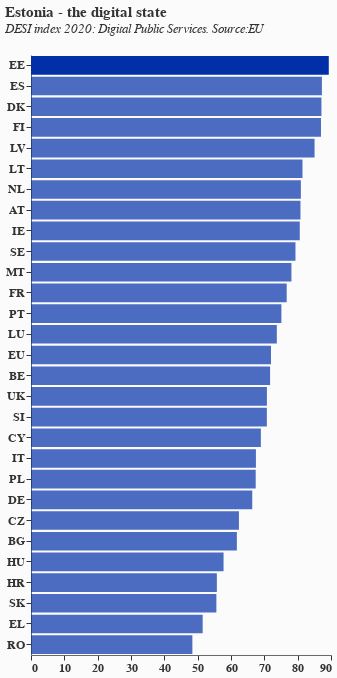

Write notebook code for a chart like this one.
### Code cell
# Working chart with Aceh aesthetics applied
chart_aceh_style = alt.Chart(filtered_data).mark_bar(
    color='#002fa7',  # Changed to blue
    strokeWidth=2
).properties(
    width=300,  # Aceh dimensions
    height=600,
    title=alt.TitleParams(
        text="Estonia - the digital state",
        fontSize=15,  # Increased font size
        subtitle=["DESI index 2020: Digital Public Services. Source:EU", ""],
        color="#333333",  # Changed to dark grey
        subtitleColor="#333333",
        subtitleFontStyle="italic",
        subtitleFontSize=13,  # Increased subtitle font size
        anchor="start",
        font="Newcastle Basic Clean, Arial, sans-serif"  # Added font
    )
).encode(
    y=alt.Y(
        'ref_area:O',
        sort=alt.EncodingSortField(field='value', order='descending'),
        title=None,
        axis=alt.Axis(
            title=None,
            grid=False,
            labelAngle=0,  # Added label angle
            domainColor='dimgrey',
            labelColor='#333333',  # Changed to dark grey
            tickColor='#333333',  # Changed to dark grey
            labelFontWeight="bold",  # Added bold font weight
            labelFontSize=12  # Added font size
        )
    ),
    x=alt.X(
        'value:Q',
        title=None,
        axis=alt.Axis(
            title=None,
            grid=False,
            domainColor='dimgrey',
            labelColor='#333333',  # Changed to dark grey
            tickColor='#333333',  # Changed to dark grey
            labelFontWeight="bold",  # Added bold font weight
            labelFontSize=12  # Added font size
        )
    ),
    opacity=alt.condition(
        alt.datum.ref_area == 'EE',
        alt.value(1.0),  # Full opacity for Estonia
        alt.value(0.7)   # Half opacity for other countries
    )
).configure(
    background='#fbfbfb',  # Changed to light background
    view=alt.ViewConfig(stroke="transparent"),
    font="Newcastle Basic Clean, Arial, sans-serif"  # Added global font
)

chart_aceh_style

### Figure 1 — Vega-Lite specification as saved in the notebook (floating-point values rounded to 4 significant figures)
{"config": {"view": {"continuousWidth": 300, "continuousHeight": 300, "stroke": "transparent"}, "background": "#fbfbfb", "font": "Newcastle Basic Clean, Arial, sans-serif"}, "data": {"name": "data-bacb98f2e8487eca32389fb638cdd604"}, "mark": {"type": "bar", "color": "#002fa7", "strokeWidth": 2}, "encoding": {"opacity": {"condition": {"test": "(datum.ref_area === 'EE')", "value": 1.0}, "value": 0.7}, "x": {"axis": {"domainColor": "dimgrey", "grid": false, "labelColor": "#333333", "labelFontSize": 12, "labelFontWeight": "bold", "tickColor": "#333333", "title": null}, "field": "value", "title": null, "type": "quantitative"}, "y": {"axis": {"domainColor": "dimgrey", "grid": false, "labelAngle": 0, "labelColor": "#333333", "labelFontSize": 12, "labelFontWeight": "bold", "tickColor": "#333333", "title": null}, "field": "ref_area", "sort": {"field": "value", "order": "descending"}, "title": null, "type": "ordinal"}}, "height": 600, "title": {"text": "Estonia - the digital state", "anchor": "start", "color": "#333333", "font": "Newcastle Basic Clean, Arial, sans-serif", "fontSize": 15, "subtitle": ["DESI index 2020: Digital Public Services. Source:EU", ""], "subtitleColor": "#333333", "subtitleFontSize": 13, "subtitleFontStyle": "italic"}, "width": 300, "$schema": "https://vega.github.io/schema/vega-lite/v5.20.1.json", "datasets": {"data-bacb98f2e8487eca32389fb638cdd604": [{"time_period": 2020, "ref_area": "HU", "indicator": "desi_5_dps", "breakdown": "desi_5a_egov", "unit_measure": "egov_score", "value": 57.77}, {"time_period": 2020, "ref_area": "BG", "indicator": "desi_5_dps", "breakdown": "desi_5a_egov", "unit_measure": "egov_score", "value": 61.76}, {"time_period": 2020, "ref_area": "LT", "indicator": "desi_5_dps", "breakdown": "desi_5a_egov", "unit_measure": "egov_score", "value": 81.45}, {"time_period": 2020, "ref_area": "DK", "indicator": "desi_5_dps", "breakdown": "desi_5a_egov", "unit_measure": "egov_score", "value": 87.13}, {"time_period": 2020, "ref_area": "NL", "indicator": "desi_5_dps", "breakdown": "desi_5a_egov", "unit_measure": "egov_score", "value": 80.96}, {"time_period": 2020, "ref_area": "BE", "indicator": "desi_5_dps", "breakdown": "desi_5a_egov", "unit_measure": "egov_score", "value": 71.73}, {"time_period": 2020, "ref_area": "MT", "indicator": "desi_5_dps", "breakdown": "desi_5a_egov", "unit_measure": "egov_score", "value": 78.13}, {"time_period": 2020, "ref_area": "SK", "indicator": "desi_5_dps", "breakdown": "desi_5a_egov", "unit_measure": "egov_score", "value": 55.61}, {"time_period": 2020, "ref_area": "CZ", "indicator": "desi_5_dps", "breakdown": "desi_5a_egov", "unit_measure": "egov_score", "value": 62.38}, {"time_period": 2020, "ref_area": "EU", "indicator": "desi_5_dps", "breakdown": "desi_5a_egov", "unit_measure": "egov_score", "value": 72.0}, {"time_period": 2020, "ref_area": "PL", "indicator": "desi_5_dps", "breakdown": "desi_5a_egov", "unit_measure": "egov_score", "value": 67.41}, {"time_period": 2020, "ref_area": "HR", "indicator": "desi_5_dps", "breakdown": "desi_5a_egov", "unit_measure": "egov_score", "value": 55.75}, {"time_period": 2020, "ref_area": "IE", "indicator": "desi_5_dps", "breakdown": "desi_5a_egov", "unit_measure": "egov_score", "value": 80.63}, {"time_period": 2020, "ref_area": "IT", "indicator": "desi_5_dps", "breakdown": "desi_5a_egov", "unit_measure": "egov_score", "value": 67.48}, {"time_period": 2020, "ref_area": "SI", "indicator": "desi_5_dps", "breakdown": "desi_5a_egov", "unit_measure": "egov_score", "value": 70.75}, {"time_period": 2020, "ref_area": "AT", "indicator": "desi_5_dps", "breakdown": "desi_5a_egov", "unit_measure": "egov_score", "value": 80.84}, {"time_period": 2020, "ref_area": "DE", "indicator": "desi_5_dps", "breakdown": "desi_5a_egov", "unit_measure": "egov_score", "value": 66.37}, {"time_period": 2020, "ref_area": "ES", "indicator": "desi_5_dps", "breakdown": "desi_5a_egov", "unit_measure": "egov_score", "value": 87.28}, {"time_period": 2020, "ref_area": "FI", "indicator": "desi_5_dps", "breakdown": "desi_5a_egov", "unit_measure": "egov_score", "value": 86.99}, {"time_period": 2020, "ref_area": "FR", "indicator": "desi_5_dps", "breakdown": "desi_5a_egov", "unit_measure": "egov_score", "value": 76.71}, {"time_period": 2020, "ref_area": "CY", "indicator": "desi_5_dps", "breakdown": "desi_5a_egov", "unit_measure": "egov_score", "value": 68.96}, {"time_period": 2020, "ref_area": "LU", "indicator": "desi_5_dps", "breakdown": "desi_5a_egov", "unit_measure": "egov_score", "value": 73.74}, {"time_period": 2020, "ref_area": "UK", "indicator": "desi_5_dps", "breakdown": "desi_5a_egov", "unit_measure": "egov_score", "value": 70.77}, {"time_period": 2020, "ref_area": "EE", "indicator": "desi_5_dps", "breakdown": "desi_5a_egov", "unit_measure": "egov_score", "value": 89.33}, {"time_period": 2020, "ref_area": "PT", "indicator": "desi_5_dps", "breakdown": "desi_5a_egov", "unit_measure": "egov_score", "value": 75.12}, {"time_period": 2020, "ref_area": "LV", "indicator": "desi_5_dps", "breakdown": "desi_5a_egov", "unit_measure": "egov_score", "value": 85.06}, {"time_period": 2020, "ref_area": "RO", "indicator": "desi_5_dps", "breakdown": "desi_5a_egov", "unit_measure": "egov_score", "value": 48.41}, {"time_period": 2020, "ref_area": "SE", "indicator": "desi_5_dps", "breakdown": "desi_5a_egov", "unit_measure": "egov_score", "value": 79.34}, {"time_period": 2020, "ref_area": "EL", "indicator": "desi_5_dps", "breakdown": "desi_5a_egov", "unit_measure": "egov_score", "value": 51.5}]}}
